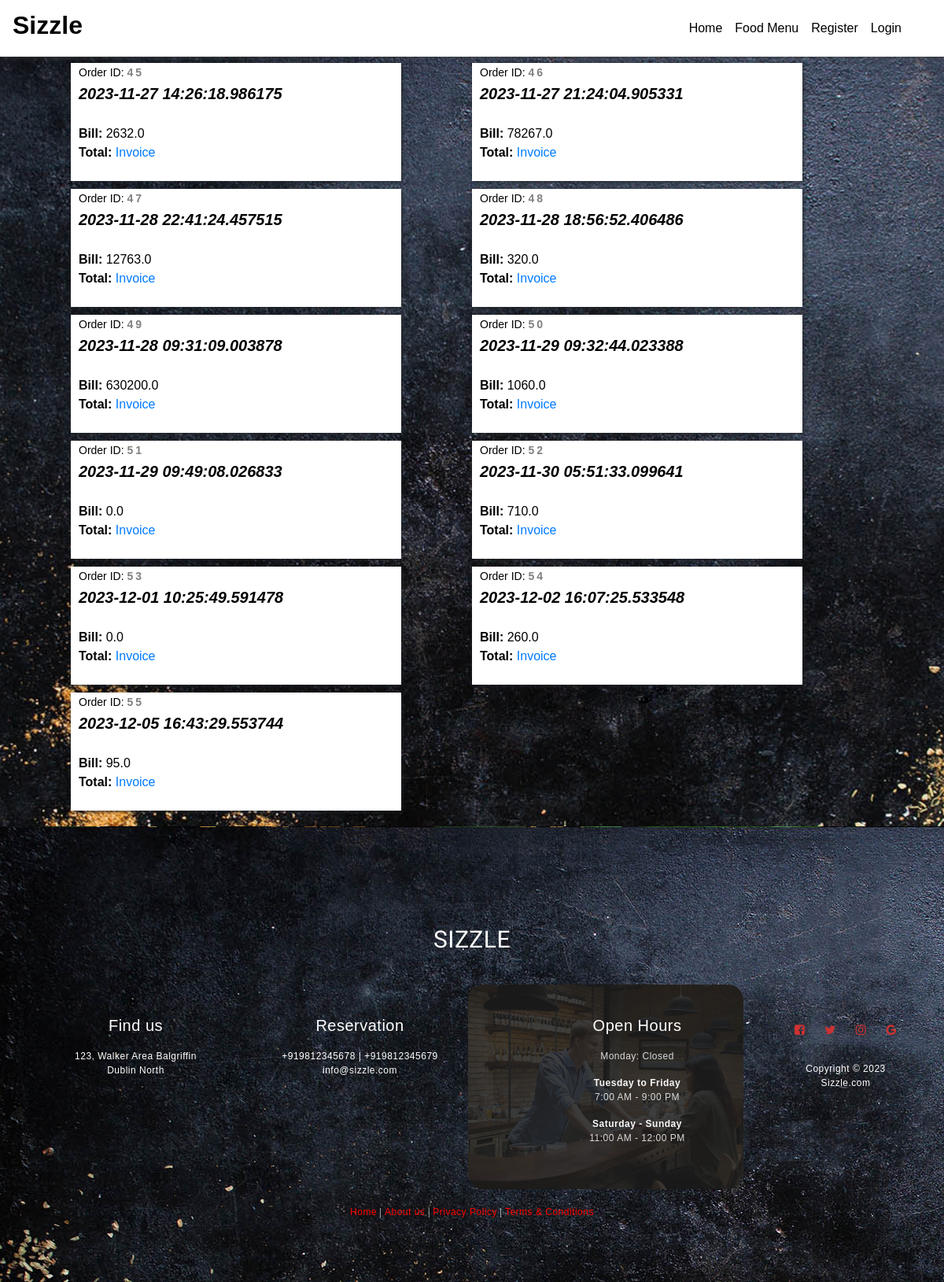
The page /orders on the database its author committed.
### Foodapp/models.py (models this page shows)
class Order(models.Model):
    OrderId = models.AutoField(primary_key=True)
    CustEmail = models.CharField(max_length=30)
    OrderDate = models.CharField(max_length=40)
    TotalBill = models.FloatField(max_length=50)
    class Meta:
        db_table = "FP_Order"

### Foodapp/views.py (the view)
# urls.py: path('orders', views.getorder),
def getorder(request):
    orders = Order.objects.all()
    return render(request, 'orderlist.html', {'orderlist': orders})

### Templates/Foodapp/orderlist.html (shortened to what this page needs)
<!DOCTYPE html>
<html lang="en" dir="ltr">
  <head>
	{% load static %}
    <link rel="stylesheet" type="text/css" href="{% static 'css/imperial_style.css' %}" />
    <link rel="stylesheet" type="text/css" href="{% static 'css/master.css' %}" />
    <link rel="stylesheet" href="https://use.fontawesome.com/releases/v5.7.2/css/all.css">
    <link rel="stylesheet" href="https://use.fontawesome.com/releases/v5.3.1/css/all.css">
      <link rel="stylesheet" href="{% static 'css/font-awesome.min.css' %}">
<link rel="stylesheet" href="https://stackpath.bootstrapcdn.com/bootstrap/4.4.1/css/bootstrap.min.css">
  </head>
    <nav class="navbar navbar-expand-lg navbar-light" style="position: fixed;width:100%;background-image: linear-gradient(180deg,#FFF,#FFF);box-shadow: 0px 0px 7px 0px #404040;">
      <a class="navbar-brand" href="/"><h2 style="color:black;font-family:sans-serif;font-weight:bolder;"><b>Sizzle</b></h2></a>
      <div class="collapse navbar-collapse" id="navbarSupportedContent">
        <ul class="navbar-nav" style="margin-left:auto!important;margin-right:30px;">
          <li class="nav-item active">
            <a class="nav-link" id="nav-link" href="home">Home <span class="sr-only">(current)</span></a>
          </li>
          <li class="nav-item active">
            <a class="nav-link" id="nav-link" href="allfood">Food Menu <span class="sr-only">(current)</span></a>
          </li>
          {% if request.session.CustId is None and request.session.AdminId is None %}
          <li class="nav-item active">
            <a class="nav-link" id="nav-link" href="addcustomer">Register <span class="sr-only">(current)</span></a>
          </li>
          {% endif %}
          {% if request.session.CustId is None and request.session.AdminId is None %}
          <li class="nav-item active">
            <a class="nav-link" id="nav-link" href="login">Login <span class="sr-only">(current)</span></a>
          </li>
          {% endif %}
        </ul>
      </div>
    </nav>
    <main style="margin-top:80px;">
      <form action="placeorder" method="post">
{% for o in orderlist %}
      <div class="" style="background:#FFF;position: static;width:35%;height:150px;margin-left: 7.5%;float:left;box-shadow:1px 1px 5px;margin-bottom:10px;">
        <span style="color:black;float:left;margin-left:10px;"><span style="font-size:14px;">Order ID: <b style="letter-spacing: 3px;color: grey;">{{o.OrderId}}</b></span><br /><b style="font-size:20px;"><i>{{o.OrderDate}}</i></b><br/>
<br />
<tr>
<td><b>Bill:  </b></td><td>{{o.TotalBill}}</td><br /><td><b>Total:  </b></td><td id="tlp" style="color:black;"></td>
</tr><a href="#">Invoice</a>
      </span>
      </div>
      {% endfor %}
    </form>
    </main>
    <footer id="footer" data-stellar-background-ratio="0.5" style="background-color:#FFFFFF">
        <div class="container">
            <div class="foot-con">
                <div class="fo-cont-1">
                    SIZZLE
                </div>
            </div>
            <div class="row">
                <div class="col-md-3 col-sm-8">
                    <div class="footer-info">
                        <div class="section-title">
                            <h2 class="wow fadeInUp" data-wow-delay="0.2s">Find us</h2>
                        </div>
                        <address class="wow fadeInUp" data-wow-delay="0.4s">
                            <p>123, Walker Area Balgriffin<br>Dublin North</p>
                        </address>
                    </div>
                </div>
                <div class="col-md-3 col-sm-8">
                    <div class="footer-info">
                        <div class="section-title">
                            <h2 class="wow fadeInUp" data-wow-delay="0.2s">Reservation</h2>
                        </div>
                        <address class="wow fadeInUp" data-wow-delay="0.4s">
                            <p>+919812345678 | +919812345679</p>
                            <p><a href="mailto:cmdzinc@gmail.com">info@sizzle.com</a></p>
                        </address>
                    </div>
                </div>
                <div class="col-md-4 col-sm-8">
                    <div class="footer-info footer-open-hour">
                        <div class="section-title">
                            <h2 class="wow fadeInUp" data-wow-delay="0.2s">Open Hours</h2>
                        </div>
                        <div class="wow fadeInUp" data-wow-delay="0.4s">
                            <p>Monday: Closed</p>
                            <div>
                                <strong>Tuesday to Friday</strong>
                                <p>7:00 AM - 9:00 PM</p>
                            </div>
                            <div>
                                <strong>Saturday - Sunday</strong>
                                <p>11:00 AM - 12:00 PM</p>
                            </div>
                        </div>
                    </div>
                </div>
                <div class="col-md-2 col-sm-4">
                    <ul class="wow fadeInUp social-icon" data-wow-delay="0.4s">
                        <li><a href="#" class="fa fa-facebook-square" attr="facebook icon"></a></li>
                        <li><a href="#" class="fa fa-twitter"></a></li>
                        <li><a href="#" class="fa fa-instagram"></a></li>
                        <li><a href="#" class="fa fa-google"></a></li>
                    </ul>
                    <div class="wow fadeInUp copyright-text" data-wow-delay="0.8s">
                        <p><br>Copyright &copy; 2023 <br>Sizzle.com
                    </div>
                </div>
            </div>
            <div class="fo-cont-2">
                <a class="ext-link" href="#">Home</a> |
                <a class="ext-link" href="#">About us</a> |
                <a class="ext-link" href="#">Privacy Policy</a> |
                <a class="ext-link" href="#">Terms & Conditions</a>
            </div>
        </div>
    </footer>
  </body>
</html>

### Foodapp/static/css/imperial_style.css (style rules this page uses)
* { margin: 0; padding: 0; font-family: sans-serif; box-sizing: border-box; text-decoration: none; }
a { color: red; }
#nav-link { font-family: sans-serif; font-weight: 400; color:black; }
footer { margin-top: 10px; padding-top: 15px; padding-bottom: 30px; background-color: #232323; color: white; font-family: sans-serif; font-size:12px; font-weight: normal; letter-spacing: 0.5px; text-align: center; flex-shrink: 0; }
.foot-con { width: 100%; height: 100px; overflow: hidden; }
.fo-cont-1 { width:30%; float: left; text-align: center; font-size: 30px; font-weight: normal; color: ; font-family: 'Bevan', cursive; overflow: hidden; }
.fo-cont-2 { width:38%; float: left; font-size: 12px; text-align: center; font-weight: normal; color: ; font-family: 'Ultra', serif; overflow: hidden; }

### Foodapp/static/css/master.css (style rules this page uses)
* { margin: 0; padding: 0; font-family: sans-serif; box-sizing: border-box; text-decoration: none; }
main { margin-top: 50px; flex: 1 0 auto; }
footer { margin-top: 10px; padding-top: 15px; padding-bottom: 30px; background-color: #232323; color: white; font-family: sans-serif; font-size:12px; font-weight: normal; letter-spacing: 0.5px; text-align: center; flex-shrink: 0; }
.ext-link { color: red; }
.foot-con { width: 100%; height: 100px; overflow: hidden; }
.fo-cont-1 { width:100%; float: left; text-align: center; font-size: 30px; font-weight: normal; color: ; font-family: 'Bevan', cursive; overflow: hidden; }
.fo-cont-2 { width:100%; float: left; font-size: 12px; text-align: center; font-weight: normal; color: ; font-family: 'Ultra', serif; overflow: hidden; }
footer { background-image: url("/static/images/mainscreen4.jpg") !important; border-top: 1px solid rgba(0,0,0,0.05); padding: 120px 0; padding-bottom: 80px; }
footer .section-title { padding-bottom: 10px; }
footer h2 { font-size: 20px; }
footer a, footer p { color: #FFFFFF; }
footer strong { color: #d9d9d9; }
footer address p { margin-bottom: 0; }
.footer-info, footer .social-icon { margin-top: 20px; }
.footer-open-hour { background: #ce3232; background: url('../images/footer-open-hour-bg.jpg') center center no-repeat; background-size: cover; border-radius: 20px; margin-top: 0; padding: 40px 0 40px 80px; overflow: hidden; position: relative; z-index: 22; right: 20px; bottom: 20px; }
.footer-open-hour::after { background: rgba(29,29,29,0.85); content: ""; position: absolute; top: 0; right: 0; bottom: 0; left: 0; width: 100%; height: 100%; z-index: -2222; }
.footer-open-hour h2 { color: #ffffff; }
.footer-open-hour p { color: #d9d9d9; }
.footer-open-hour strong { color: #f9f9f9; }
.social-icon { position: relative; padding: 0; margin: 0; }
.social-icon li { display: inline-block; list-style: none; margin-bottom: 5px; }
.social-icon li a { border-radius: 100px; color: #ce3232; font-size: 15px; width: 35px; height: 35px; line-height: 35px; text-decoration: none; text-align: center; transition: all 0.4s ease-in-out; position: relative; }

### rows shown on the page
Order: OrderId "45", OrderDate "2023-11-27 14:26:18.986175", TotalBill "2632.0"
Order: OrderId "46", OrderDate "2023-11-27 21:24:04.905331", TotalBill "78267.0"
Order: OrderId "47", OrderDate "2023-11-28 22:41:24.457515", TotalBill "12763.0"
Order: OrderId "48", OrderDate "2023-11-28 18:56:52.406486", TotalBill "320.0"
Order: OrderId "49", OrderDate "2023-11-28 09:31:09.003878", TotalBill "630200.0"
Order: OrderId "50", OrderDate "2023-11-29 09:32:44.023388", TotalBill "1060.0"
Order: OrderId "51", OrderDate "2023-11-29 09:49:08.026833", TotalBill "0.0"
Order: OrderId "52", OrderDate "2023-11-30 05:51:33.099641", TotalBill "710.0"
Order: OrderId "53", OrderDate "2023-12-01 10:25:49.591478", TotalBill "0.0"
Order: OrderId "54", OrderDate "2023-12-02 16:07:25.533548", TotalBill "260.0"
Order: OrderId "55", OrderDate "2023-12-05 16:43:29.553744", TotalBill "95.0"
